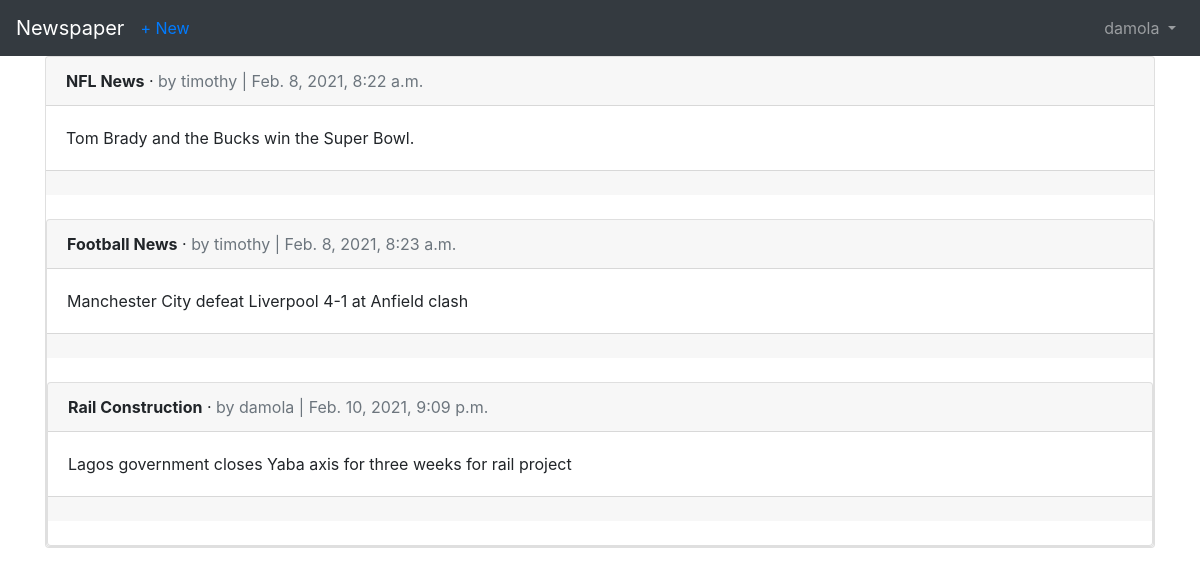
/articles/articles/ (signed in), run on the app's committed database.
### users/models.py (models this page shows)
class CustomUser(AbstractUser):
	age = models.PositiveIntegerField(null=True, blank=True)

### articles/models.py (models this page shows, shortened)
class Article(models.Model):
	title = models.CharField(max_length=255)
	body = models.TextField()
	date = models.DateTimeField(auto_now_add=True)
	author = models.ForeignKey(
		get_user_model(),
		on_delete=models.CASCADE,
		related_name = 'comments',
	)

### articles/views.py (the view)
# urls.py: path('articles/', ArticleListAllView.as_view(), name='article_list_all'),
class ArticleListAllView(LoginRequiredMixin, ListView):
    model = Article
    template_name = 'article_list_all.html'
    login_url = 'login'

### templates/article_list_all.html (shortened to what this page needs)
{% extends 'base.html' %}
{% block content %}
{% for article in object_list %}
<div class="card">
    <div class="card-header">
        <span class="font-weight-bold">{{ article.title }}</span> &middot;
        <span class="text-muted">by {{ article.author }} |
            {{ article.date }}</span>
    </div>
    <div class="card-body">
        {{ article.body }}
    </div>
    <div class="card-footer">
    </div>
    <br />
    {% endfor %}
    {% endblock content %}

### templates/base.html (shortened to what this page needs)
<!DOCTYPE html>
<html>
<head>
  <link rel="stylesheet" href="https://stackpath.bootstrapcdn.com/bootstrap/4.5.0/css/bootstrap.min.css">
</head>
<body>
  <nav class="navbar navbar-expand-lg navbar-dark bg-dark">
    <a class="navbar-brand" href="{% url 'home' %}">Newspaper</a>
    {% if user.is_authenticated %}
      <ul class="navbar-nav mr-auto">
        <li class="nav-item"><a href="{% url 'article_new' %}">+ New</a></li>
      </ul>
    {% endif %}
    <div class="collapse navbar-collapse" id="navbarSupportedContent">
      {% if user.is_authenticated %}
        <ul class="navbar-nav ml-auto">
          <li class="nav-item">
            <a class="nav-link dropdown-toggle" href="#" id="navbarDropdown" role="button" data-toggle="dropdown" aria-haspopup="true" aria-expanded="false">
              {{ user.username }}
            </a>
          </li>
        </ul>
      {% endif %}
    </div>
  </nav>
  <main>
    <div class="container">
      {% block content %}
      {% endblock content %}
    </div>
  </main>
</body>
</html>

### data on the page
CustomUser: username "damola"
Article: title "NFL News", author "timothy", date "Feb. 8, 2021, 8:22 a.m.", body "Tom Brady and the Bucks win the Super Bowl."
Article: title "Football News", author "timothy", date "Feb. 8, 2021, 8:23 a.m.", body "Manchester City defeat Liverpool 4-1 at Anfield clash"
Article: title "Rail Construction", author "damola", date "Feb. 10, 2021, 9:09 p.m.", body "Lagos government closes Yaba axis for three weeks for rail project"
